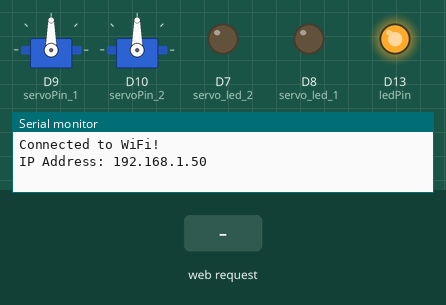
Bench run of a sketch on a simulated Arduino MKR. Parts: 2 × servo, output pins drawn as LEDs (lit = HIGH), the last lines printed to the serial monitor. Inputs (shaded band) come from the test bench. WiFi joins after 1.5 s; servers stay silent unless stated.

Above: at 2.7 s.
2.8 s: HTTP request GET /GO received
At 5.5 s:
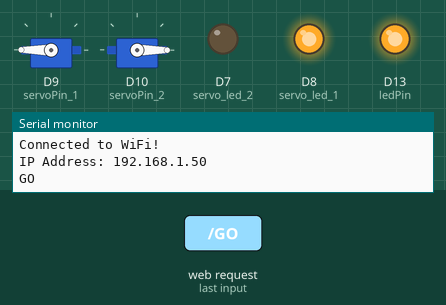
5.8 s: HTTP request GET /STOP received
At 6.7 s:
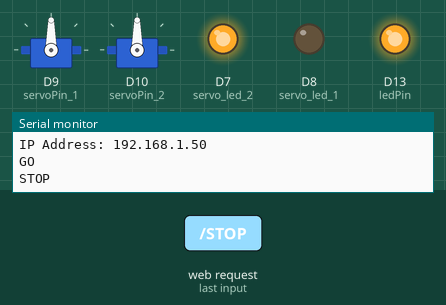
7.3 s: HTTP request GET /BACK received
At 10.0 s:
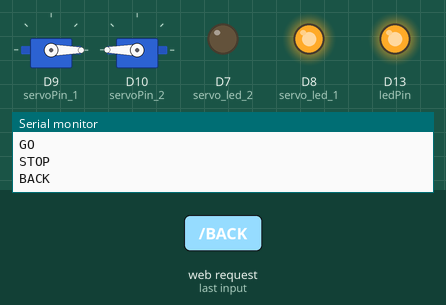
10.3 s: HTTP request GET /RIGHT received
At 13.0 s:
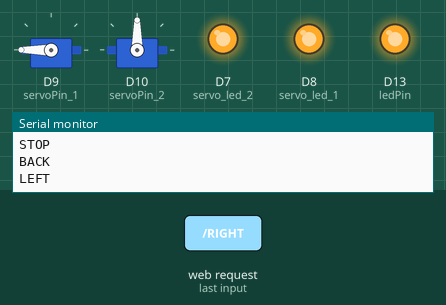
13.3 s: HTTP request GET /LEFT received
At 15.9 s:
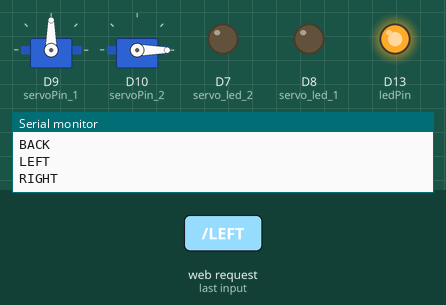
16.3 s: HTTP request GET /GO received
At 16.45 s:
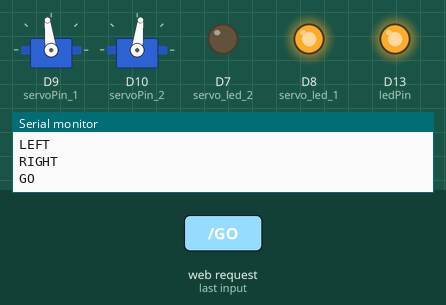
Timing chart, 0 to 19.7 s (numbered marks = the images above; inputs shaded):
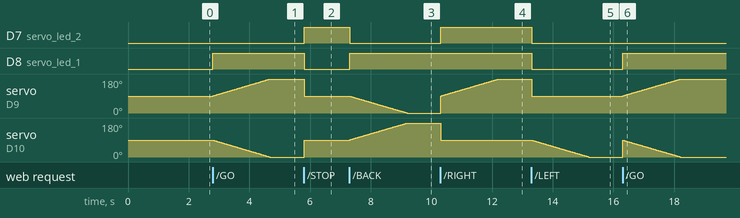

Measured:
- after the input at 2.8 s, D8 (servo_led_1): LOW → HIGH at once; servo on D9 (servoPin_1): moves from 90° to 180° over 1.9 s, starting at once; servo on D10 (servoPin_2): moves from 90° to 0° over 1.9 s, starting at once
- after the input at 5.8 s, D7 (servo_led_2): LOW → HIGH at once; D8 (servo_led_1): HIGH → LOW at once; servo on D9 (servoPin_1): 180° → 90° at once; servo on D10 (servoPin_2): 0° → 90° at once
- after the input at 7.3 s, D7 (servo_led_2): HIGH → LOW at once; D8 (servo_led_1): LOW → HIGH at once; servo on D9 (servoPin_1): moves from 90° to 0° over 1.9 s, starting at once; servo on D10 (servoPin_2): moves from 90° to 180° over 1.9 s, starting at once
- after the input at 10.3 s, D7 (servo_led_2): LOW → HIGH at once; servo on D9 (servoPin_1): moves from 0° to 180° over 1.9 s, starting at once; servo on D10 (servoPin_2): 180° → 90° at once
- after the input at 13.3 s, D7 (servo_led_2), D8 (servo_led_1): HIGH → LOW at once; servo on D9 (servoPin_1): 180° → 90° at once; servo on D10 (servoPin_2): moves from 90° to 0° over 1.9 s, starting at once
- after the input at 16.3 s, D8 (servo_led_1): LOW → HIGH at once; servo on D9 (servoPin_1): moves from 90° to 180° over 1.9 s, starting at once

The sketch:

wifi_ard.ino
```cpp
#include <SPI.h>
#include <WiFiNINA.h>
#include <Servo.h>
int servoPin_1 = 9;
int servoPin_2 = 10;
int ledPin = 13;
int servo_led_1 = 8;
int servo_led_2 = 7;


Servo myServo_1;
Servo myServo_2;
bool servoActive_1 = false;
bool servoActive_2 = false;
int pos1 = 90;
int pos2 = 90;
bool goingForward = true;
char ssid[] = "Athens2016";
char pass[] = "Arduino2016";
unsigned long lastMoveTime_1 = 0;
unsigned long lastMoveTime_2 = 0;
const int moveInterval = 20;
WiFiServer server(80);

void setup() {
  Serial.begin(9600);

  myServo_1.attach(servoPin_1);
  myServo_2.attach(servoPin_2);
  myServo_1.write(90);
  myServo_2.write(90);
  WiFi.begin(ssid, pass);
  while (WiFi.status() != WL_CONNECTED) {
    delay(500);
    Serial.print("WIFI NOT CONNECTED.");
  }
  pinMode(ledPin, OUTPUT);
  pinMode(servo_led_1, OUTPUT);
  pinMode(servo_led_2, OUTPUT);
  digitalWrite(ledPin,HIGH);
  Serial.println("Connected to WiFi!");
  Serial.print("IP Address: ");
  Serial.println(WiFi.localIP());

  server.begin(); // Start HTTP server
}

int direction1 = 0;   // 1=正转, -1=反转, 0=停止
int direction2 = 0;

void loop() {

  // ======= 舵机运动控制（非阻塞） =======
  if (servoActive_1 && millis() - lastMoveTime_1 > moveInterval) {
    lastMoveTime_1 = millis();
    pos1 += direction1;
    pos1 = constrain(pos1, 0, 180);
    myServo_1.write(pos1);
  }

  if (servoActive_2 && millis() - lastMoveTime_2 > moveInterval) {
    lastMoveTime_2 = millis();
    pos2 += direction2;
    pos2 = constrain(pos2, 0, 180);
    myServo_2.write(pos2);
  }

  WiFiClient client = server.available();
  if (client) {
    String request = client.readStringUntil('\r');
    client.flush();

    if (request.indexOf("GO") != -1) {
      Serial.println("GO");
      servoActive_1 = true;
      servoActive_2 = true;
      direction1 = 1;     // 正转
      direction2 = -1;    // 反转
      pos1 = 90;
      pos2 = 90;
      myServo_1.write(pos1);
      myServo_2.write(pos2);
      digitalWrite(servo_led_1,HIGH);
      digitalWrite(servo_led_2,LOW);
    }
    else if (request.indexOf("STOP") != -1) {
      Serial.println("STOP");
      servoActive_1 = false;
      servoActive_2 = false;
      pos1 = 90;
      pos2 = 90;
      myServo_1.write(pos1);
      myServo_2.write(pos2);
      digitalWrite(servo_led_1,LOW);
      digitalWrite(servo_led_2,HIGH);
    }
    else if (request.indexOf("BACK") != -1){
      Serial.println("BACK");
      servoActive_1 = true;
      servoActive_2 = true;
      direction1 = -1;     // 正转
      direction2 = 1;    // 反转
      pos1 = 90;
      pos2 = 90;
      myServo_1.write(pos1);
      myServo_2.write(pos2);
      digitalWrite(servo_led_1,HIGH);
      digitalWrite(servo_led_2,LOW);
    }
    else if (request.indexOf("RIGHT") != -1) {
      Serial.println("LEFT");
      servoActive_1 = true;
      servoActive_2 = false;
      direction1 = 1; // 只让右边转
      direction2 = 0; // 只让右边转
      pos1 = 90;
      pos2 = 90;
      myServo_1.write(pos1);
      myServo_2.write(pos2);
      digitalWrite(servo_led_1,HIGH);
      digitalWrite(servo_led_2,HIGH);
    }
    else if (request.indexOf("LEFT") != -1) {
      Serial.println("RIGHT");
      servoActive_1 = false;
      servoActive_2 = true;
      direction1 = 0; // 只让左边转
      direction2 = -1; // 只让左边转
      pos1 = 90;
      pos2 = 90;
      myServo_1.write(pos1);
      myServo_2.write(pos2);
      digitalWrite(servo_led_1,LOW);
      digitalWrite(servo_led_2,LOW);
    }
  }
}
```
